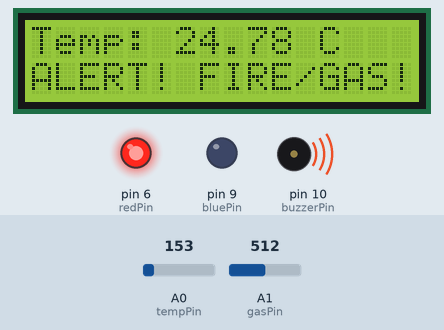
Recording of a sketch running on a simulated Arduino Uno, built with avr-gcc and run on an emulated ATmega328P. Shown: 16×2 character LCD, output pins drawn as LEDs (lit = HIGH), buzzer (waves = sounding, pin HIGH). Inputs (shaded band) come from the test bench; at power-on: A1 (gasPin) = 512, A0 (tempPin) = 153. What the sketch prints to the serial monitor is not drawn.

Above: at 1.2 s.
1.3 s: A1 (gasPin) set to 616
3.3 s: A1 (gasPin) set to 636
At 5.0 s:
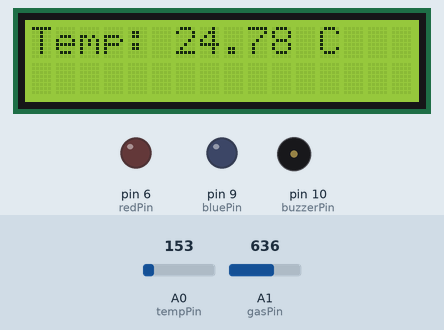
5.6 s: A0 (tempPin) set to 165
At 7.1 s:
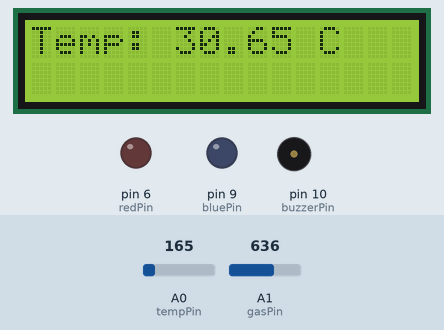
7.6 s: A0 (tempPin) set to 175
At 9.3 s:
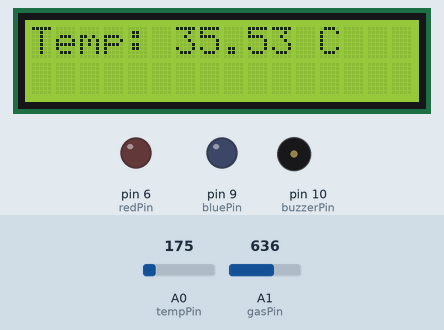
9.6 s: A0 (tempPin) set to 191
At 11.3 s:
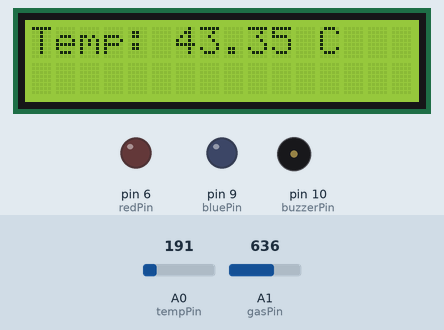
11.6 s: A1 (gasPin) set to 620
At 12.6 s:
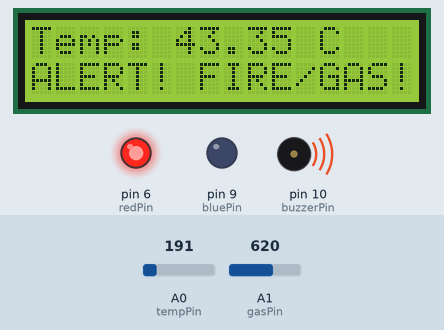
Timing chart, 0 to 14.6 s (numbered marks = the images above; inputs shaded):
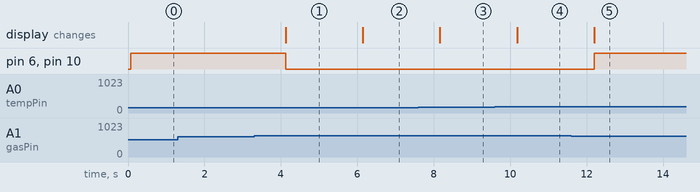

Measured:
- the behaviour switches between 629 and 630 on A1 (gasPin) (found by bisection; images 0 and 1)
- after the input at 1.3 s, every drawn part: stays the same
- after the input at 3.3 s, pin 6 (redPin), pin 10 (buzzerPin): HIGH → LOW after 0.83 s; the display: changes after 0.83 s (image 1)
- after the input at 5.6 s, the display: changes after 0.55 s (image 2)
- after the input at 7.6 s, the display: changes after 0.56 s (image 3)
- after the input at 9.6 s, the display: changes after 0.58 s (image 4)
- after the input at 11.6 s, pin 6 (redPin), pin 10 (buzzerPin): LOW → HIGH after 0.60 s; the display: changes after 0.60 s (image 5)

The sketch:

cool_wolt_sango1.ino
```cpp
#include <LiquidCrystal.h>

// Initialize the LiquidCrystal library with the numbers of the interface pins
LiquidCrystal lcd(12, 11, 5, 4, 3, 2); // Adjust pins as needed

// Pin assignments
int buzzerPin = 10;      // Buzzer pin
int tempPin = A0;        // TMP36 temperature sensor pin
int gasPin = A1;         // Analog gas sensor pin (connected to A1)

// RGB LED pins
int redPin = 6;          // Red LED pin
int greenPin = 5;        // Green LED pin
int bluePin = 9;         // Blue LED pin

// Threshold values
float tempThreshold = 50.0;  // Celsius threshold for fire detection
int gasThreshold = 300;       // Adjust this value based on your testing

// Setup function
void setup() {
  // Initialize the LCD
  lcd.begin(16, 2);  // Set up the LCD's number of columns and rows
  lcd.print("Initializing..."); // Initial message

  // Set RGB LED pins as OUTPUT
  pinMode(redPin, OUTPUT);
  pinMode(greenPin, OUTPUT);
  pinMode(bluePin, OUTPUT);

  // Set buzzer pin as OUTPUT
  pinMode(buzzerPin, OUTPUT);

  // Start serial communication for debugging
  Serial.begin(9600);
}

void loop() {
  // Reading temperature from TMP36
  float tempValue = analogRead(tempPin);
  tempValue = (tempValue * (5.0 / 1023.0) - 0.5) * 100.0; // Convert to Celsius

  // Reading gas level from MQ-6 gas sensor
  int gasValue = analogRead(gasPin); // Read the analog value from the gas sensor

  // Display readings on LCD
  lcd.clear(); // Clear the LCD for fresh output
  lcd.setCursor(0, 0); // Set cursor to the first line
  lcd.print("Temp: ");
  lcd.print(tempValue);
  lcd.print(" C");

  lcd.setCursor(0, 1); // Set cursor to the second line
  lcd.print("Gas: ");
  lcd.print(gasValue);  // Display gas sensor value

  // Print sensor readings to Serial Monitor
  Serial.print("Temperature: ");
  Serial.print(tempValue);
  Serial.print(" °C, Gas Level: ");
  Serial.println(gasValue);

  // Check if temperature exceeds threshold
  if (tempValue > tempThreshold || gasValue < 630) {
    // Activate alarm (buzzer and RGB LED)
    digitalWrite(buzzerPin, HIGH);

    // Turn on RGB LED to red
    digitalWrite(redPin, HIGH);
    digitalWrite(greenPin, LOW);
    digitalWrite(bluePin, LOW);

    // Print alarm status on Serial Monitor
    Serial.println("ALERT! FIRE or GAS DETECTED!");
    lcd.setCursor(0, 1); // Set cursor to the second line
    lcd.print("ALERT! FIRE/GAS!");
  } else {
    // Turn off alarm
    digitalWrite(buzzerPin, LOW);

    // Turn off RGB LED
    digitalWrite(redPin, LOW);
    digitalWrite(greenPin, LOW);
    digitalWrite(bluePin, LOW);

    // Clear alert message
    lcd.setCursor(0, 1);
    lcd.print("                "); // Clear line
  }

  delay(1000);  // Update every second
}
```
